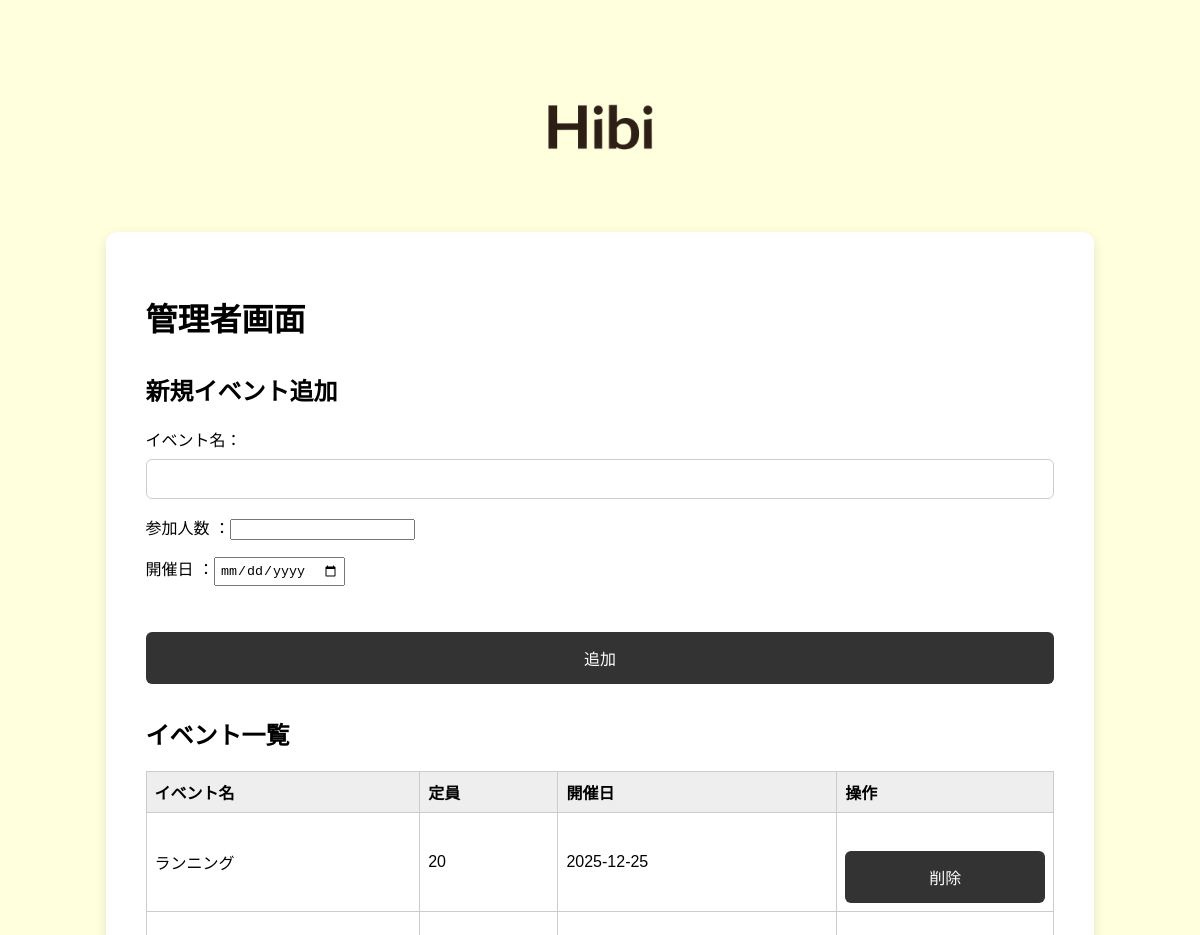
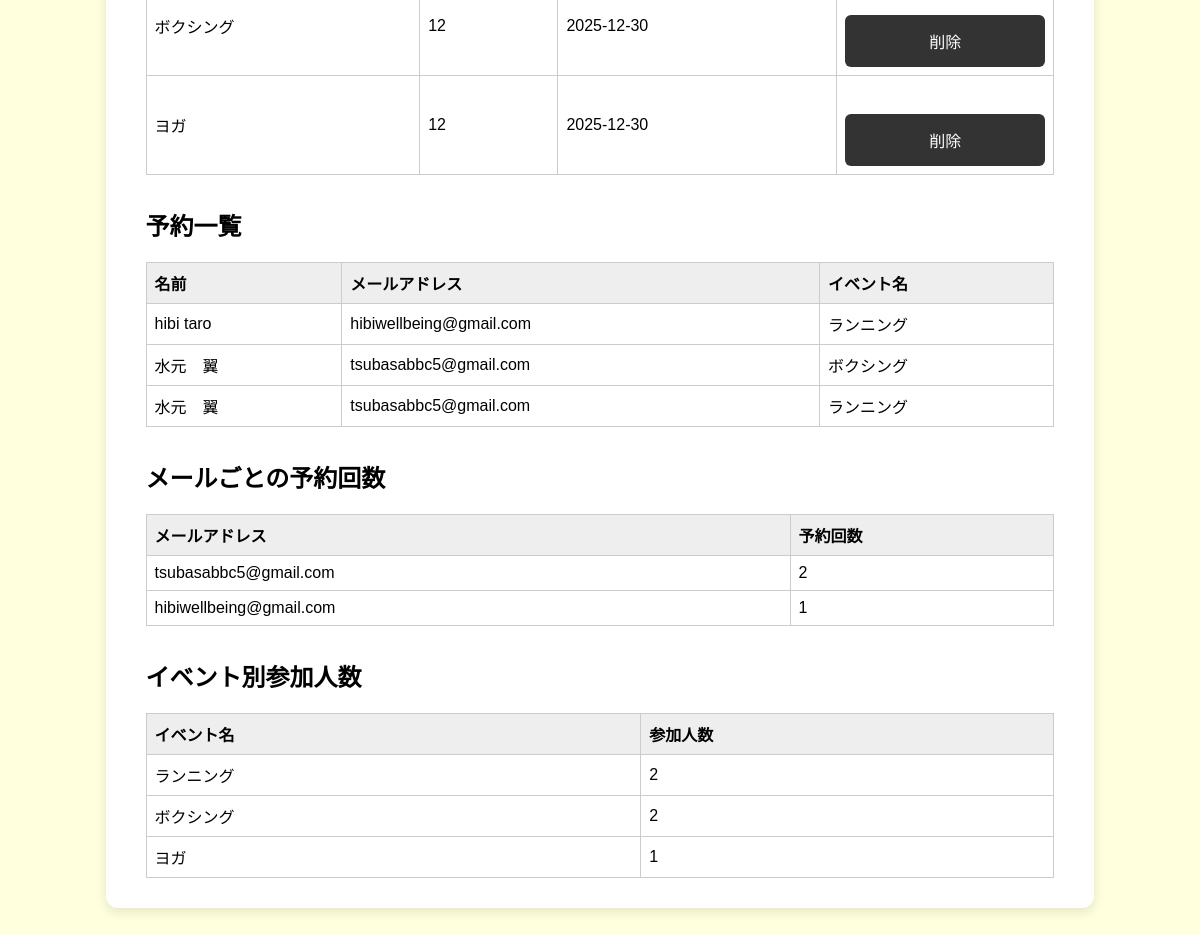
The page /admin on the database its author committed (2 pictures, top to bottom).
### tables this page shows
CREATE TABLE events (
            id INTEGER PRIMARY KEY AUTOINCREMENT,
            attendance INTEGER NOT NULL ,
            name TEXT NOT NULL UNIQUE,
            date TEXT NOT NULL
        );

CREATE TABLE user (
            user_id INTEGER PRIMARY KEY AUTOINCREMENT,
            is_provisional BOOL DEFAULT TRUE,
            name TEXT NOT NULL,
            email TEXT NOT NULL,
            password TEXT NOT NULL
        );

### app.py (the view)
@app.route('/admin', methods=['GET'])
def admin():
    conn = sqlite3.connect(DB_NAME)
    c = conn.cursor()
    c.execute('SELECT id, name, attendance , date FROM events ORDER BY date')
    events = [dict(id=row[0], name=row[1],attendance=row[2], date=row[3]) for row in c.fetchall()]
    c.execute('''
        SELECT u.name, u.email, e.name
        FROM reservations r
        JOIN user u ON r.user_id = u.user_id
        JOIN events e ON r.event_id = e.id
        ORDER BY r.id DESC
    ''')
    reservations = c.fetchall()
    c.execute('''
        SELECT u.email, COUNT(*)
        FROM reservations r
        JOIN user u
        ON r.user_id = u.user_id  GROUP BY u.user_id
        ''')
    email_counts = dict(c.fetchall())
    c.execute('''
        SELECT e.name, COUNT(r.id)
        FROM reservations r
        JOIN events e ON r.event_id = e.id
        GROUP BY e.id
    ''')
    event_counts = c.fetchall()
    conn.close()
    return render_template('admin.html',
                           events=events,
                           reservations=reservations,
                           email_counts=email_counts,
                           event_counts=event_counts)

### templates/admin.html (shortened to what this page needs)
<!DOCTYPE html>
<html lang="ja">
  <head>
    <link
      rel="stylesheet"
      href="{{ url_for('static', filename='style.css') }}"
    />
  </head>
  <body>
    <div class="top-image">
      <img
        src="{{ url_for('static', filename='documents/Hibi_logo.png') }}"
        alt="ロゴ"
        class="logo"
      />
    </div>
    <div class="mainfield">
      <h1 class="admin-title">管理者画面</h1>
      <section class="add-event-form">
        <h2>新規イベント追加</h2>
        <form method="POST" action="{{ url_for('add_event') }}">
          <p>イベント名：<input type="text" name="event_name" required /></p>
          <p>
            参加人数 ：<input
              type="number"
              name="event_attendance"
              step="1"
              min="1"
              required
            />
          </p>
          <p>開催日 ：<input type="date" name="event_date" required /></p>
          <button type="submit">追加</button>
        </form>
      </section>
      <section>
        <h2>イベント一覧</h2>
        <table>
          <thead>
            <tr>
              <th>イベント名</th>
              <th>定員</th>
              <th>開催日</th>
              <th>操作</th>
            </tr>
          </thead>
          <tbody>
            {% for event in events %}
            <tr>
              <td>{{ event.name }}</td>
              <td>{{ event.attendance }}</td>
              <td>{{ event.date }}</td>
              <td>
                <form
                  method="POST"
                  action="{{ url_for('delete_event', event_id=event.id) }}"
                  class="inline"
                  onsubmit="return confirm('本当に削除しますか？');"
                >
                  <button type="submit" class="delete-btn">削除</button>
                </form>
              </td>
            </tr>
            {% else %}
            <tr>
              <td colspan="4">イベントがありません</td>
            </tr>
            {% endfor %}
          </tbody>
        </table>
      </section>
      <section>
        <h2>予約一覧</h2>
        <table>
          <thead>
            <tr>
              <th>名前</th>
              <th>メールアドレス</th>
              <th>イベント名</th>
            </tr>
          </thead>
          <tbody>
            {% for name, email, event_name in reservations %}
            <tr>
              <td>{{ name }}</td>
              <td>{{ email }}</td>
              <td>{{ event_name }}</td>
            </tr>
            {% else %}
            <tr>
              <td colspan="3">予約がありません</td>
            </tr>
            {% endfor %}
          </tbody>
        </table>
      </section>
      <section>
        <h2>メールごとの予約回数</h2>
        <table>
          <thead>
            <tr>
              <th>メールアドレス</th>
              <th>予約回数</th>
            </tr>
          </thead>
          <tbody>
            {% for email, count in email_counts.items() %}
            <tr>
              <td>{{ email }}</td>
              <td>{{ count }}</td>
            </tr>
            {% else %}
            <tr>
              <td colspan="2">予約データがありません</td>
            </tr>
            {% endfor %}
          </tbody>
        </table>
      </section>
      <section>
        <h2>イベント別参加人数</h2>
        <table>
          <thead>
            <tr>
              <th>イベント名</th>
              <th>参加人数</th>
            </tr>
          </thead>
          <tbody>
            {% for event_name, count in event_counts %}
            <tr>
              <td>{{ event_name }}</td>
              <td>{{ count }}</td>
            </tr>
            {% else %}
            <tr>
              <td colspan="2">参加者データがありません</td>
            </tr>
            {% endfor %}
          </tbody>
        </table>
      </section>
    </div>
  </body>
</html>

### static/style.css (style rules this page uses)
body { background-color: #FFFFDD; font-family: 'Kosugi Maru', sans-serif; margin: 0; padding: 0; }
.mainfield { max-width: 80%; margin: 0px auto; background-color: #fff; padding: 30px 40px; border-radius: 12px; box-shadow: 0 4px 12px rgba(0, 0, 0, 0.1); }
.top-image { display: flex; justify-content: center; text-align: center; align-items: center; }
.top-image img { max-width: 200px; width: 40%; height: auto; }
form input[type="text"], form input[type="email"], form input[type="password"], form select, form textarea { width: 100%; padding: 10px; font-size: 16px; border: 1px solid #ccc; border-radius: 6px; margin-top: 8px; box-sizing: border-box; transition: border-color 0.3s ease; }
form button[type="submit"] { margin-top: 30px; width: 100%; background-color: #333; color: white; padding: 14px; font-size: 16px; border: none; border-radius: 6px; cursor: pointer; transition: background-color 0.3s ease; }

### templates/admin.html (style rules this page uses)
body { font-family: Arial, sans-serif; margin: 2rem; }
h1, h2 { margin-top: 2rem; }
table { border-collapse: collapse; width: 100%; margin-top: 1rem; }
th, td { border: 1px solid #ccc; padding: 0.5em; text-align: left; }
th { background-color: #eee; }
form.inline { display: inline; }
input[type="text"], input[type="date"] { padding: 0.3em; margin-right: 0.5em; }
button { padding: 0.3em 0.7em; cursor: pointer; }
.delete-btn { background-color: #e74c3c; color: white; border: none; border-radius: 3px; }
.add-event-form { margin-bottom: 2rem; }

### rows shown on the page
events: name "ランニング", attendance "20", date "2025-12-25", count "2"
events: name "ボクシング", attendance "12", date "2025-12-30", id "2"
events: name "ヨガ", attendance "12", date "2025-12-30", count "1"
user: name "hibi taro", email "hibiwellbeing@gmail.com", name "ランニング", is_provisional "1"
user: name "水元 翼", email "tsubasabbc5@gmail.com", name "ボクシング", name "ランニング", count "2"
